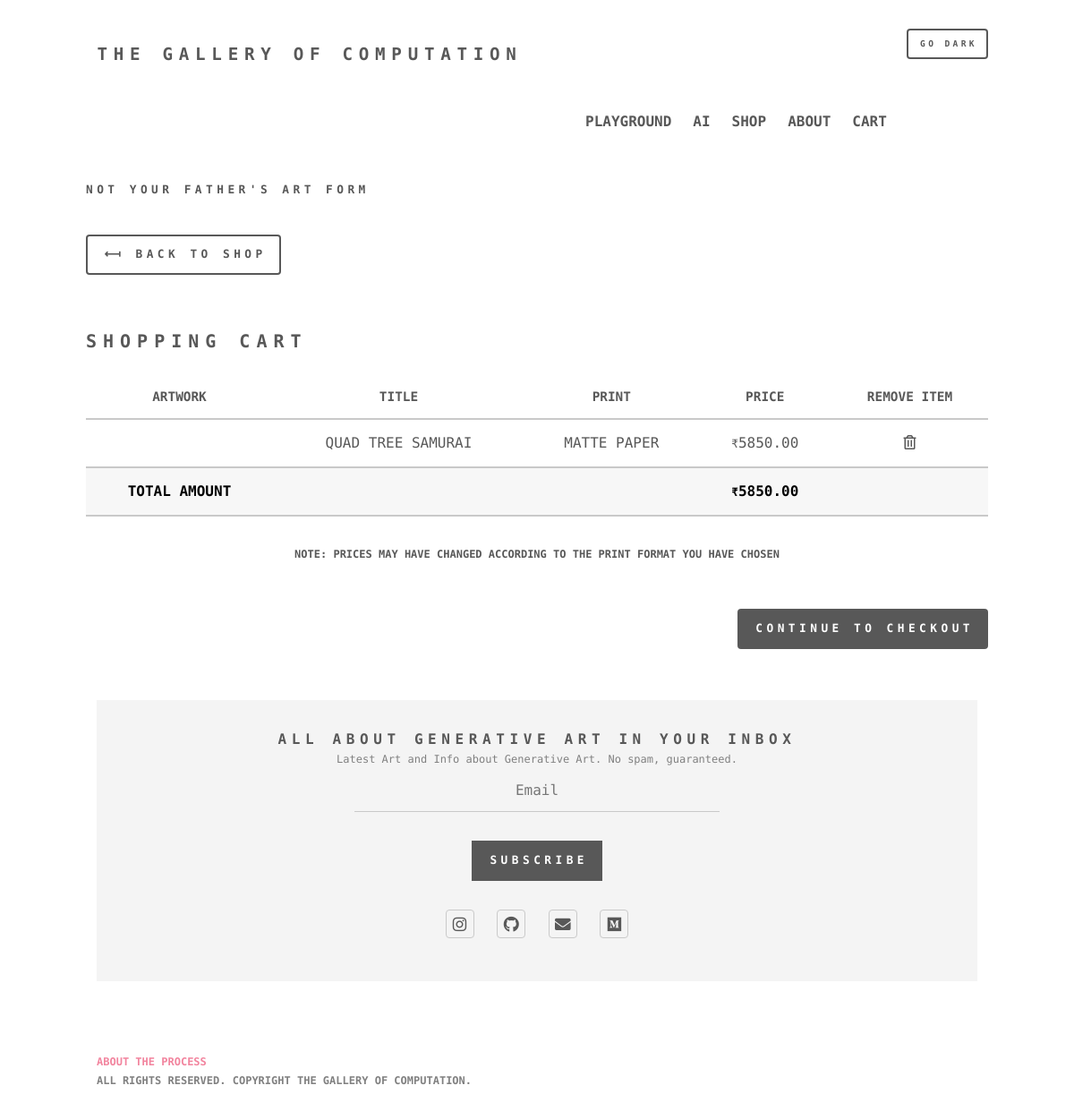
The app's page /cart/ (signed in) with its own data.
### shop/models.py (models this page shows, shortened)
class OrderItem(models.Model):
    product = models.ForeignKey(Product, on_delete=models.SET_NULL, blank=True, null=True)
    order = models.ForeignKey(Order, on_delete=models.SET_NULL, blank=True, null=True)
    date_ordered = models.DateTimeField(auto_now_add=True)
    signature_choices = (('Front', 'Front'), ('Back', 'Back'), ('None', 'None'))
    print_choices = (('Canvas', 'Canvas'), ('Matte Paper', 'Matte Paper'))
    printstyle = models.CharField(max_length=25, choices=print_choices, default='Canvas')
    signature = models.CharField(max_length=25, choices=signature_choices, default='Front')
    other = models.TextField(max_length=200, blank=True, null=True)
    @property
    def get_price(self):
        return self.product.price

class Product(models.Model):
    name = models.CharField(max_length=200, null=True)
    created = models.DateTimeField(default=datetime.datetime.now)
    price = models.FloatField()
    digital = models.BooleanField(default=False, null=True, blank=False)
    information = models.TextField(null=True, blank=False)
    sold = models.BooleanField(default=False)
    width = models.FloatField(default=16)
    height = models.FloatField(default=16)
    @property
    def get_default_image_url(self):
        try:
            images = list(self.productimage_set.filter(default_image=True))
            if images:
                return images[0].image.url
            return ''
        except Exception as e:
            print(f"Could not find the image url: {e}")
            return ''
    @property
    def get_canvas_factor(self):
        return 180
    @property
    def get_canvas_increment(self):
        return ((self.width + 6) // 12 * (self.height + 6) // 12) * self.get_canvas_factor

class Order(models.Model):
    customer = models.ForeignKey(Customer, on_delete=models.SET_NULL, blank=True, null=True)
    date_ordered = models.DateTimeField(auto_now_add=True)
    complete = models.BooleanField(default=False, null=True, blank=False)
    transaction_id = models.CharField(max_length=200, null=True)
    @property
    def get_cart_total(self):
        return sum(
            [item.get_price + (item.printstyle.lower() == 'canvas') * item.product.get_canvas_increment for item in
             self.orderitem_set.all()])

### shop/views.py (the view)
# urls.py: path('cart/', views.cart, name='cart'),
def cart(request):
    if request.user.is_authenticated:
        customer = Customer.objects.all().filter(user=request.user)[0]
    else:
        customer = Customer.objects.all().filter(name='anon' + str(request.session.session_key))[0]
    order, created = Order.objects.get_or_create(customer=customer, complete=False)
    items = list(order.orderitem_set.all())
    for item in items:
        if item.product.sold:
            order.orderitem_set.get(id=item.id).delete()
        elif item.printstyle.lower() == 'canvas':
            item.product.price += item.product.get_canvas_increment
    context = {'items': items, 'order': order, 'page_title': "Cart: The Gallery of Computation"}
    return render(request, 'shop/cart.html', context)

### shop/forms.py
class NewsletterForm(ModelForm):
    class Meta:
        model = NewsLetterEmail
        fields = ['email']
        widgets = {'email': forms.TextInput(attrs={
            'type': 'email',
            'name': 'email',
            'placeholder': 'Email',
            'class': 'email_footer'
        })}

### shop/context_processors.py (called while the page is built)
def newsletter_form(request):
    return {'newsletter_form': NewsletterForm()}

### shop/Templates/shop/cart.html (shortened to what this page needs)
{% extends 'shop/main.html' %}
{% load static %}
{% block content %}
    <header>
        <a href="{% url 'shop' %}" class="button">&#10235; back to shop</a>
        {% if not items %}
            <script src="https://cdn.jsdelivr.net/npm/p5@1.0.0/lib/p5.js"></script>
            <script src="{% static 'js/rainSketch.js' %}"></script>
            <h2 style="text-align: center!important;">Empty Cart!</h2>
            <div class="aln-center" style="text-align: center;">
                <img src="https://upload.wikimedia.org/wikipedia/commons/thumb/c/c5/Edvard_Munch%2C_1893%2C_The_Scream%2C_oil%2C_tempera_and_pastel_on_cardboard%2C_91_x_73_cm%2C_National_Gallery_of_Norway.jpg/960px-Edvard_Munch%2C_1893%2C_The_Scream%2C_oil%2C_tempera_and_pastel_on_cardboard%2C_91_x_73_cm%2C_National_Gallery_of_Norway.jpg"
                     alt="" style="height: 30em;">
                <p class="description-para" style="font-size: 0.75em">
                    <b>The Scream, Edvard Munch</b>
                </p>
            </div>
        {% else %}
            <h2 style="margin-top: 2.5em; margin-bottom: 1.75em; font-size: 1.25em;">Shopping Cart</h2>
            <div class="table-wrapper">
                <table>
                    <thead>
                    <tr>
                        <th>Artwork</th>
                        <th>Title</th>
                        <th>Print</th>
                        <th>Price</th>
                        <th>Remove Item</th>
                    </tr>
                    </thead>
                    <tbody>
                    {% for item in items %}
                        <tr>
                            <td></td>
                            <td>{{ item.product.name }}</td>
                            <td>{{ item.printstyle }}</td>
                            <td><span style="font-size: 0.8em">₹</span>{{ item.product.price|floatformat:2 }}</td>
                            <td><a href="{% url 'delete_item_cart' item.product.id %}"
                                   class="icon style1  far fa-trash-alt" aria-hidden="true"></a>
                            </td>
                        </tr>
                    {% endfor %}
                    </tbody>
                    <tfoot>
                    <tr>
                        <td colspan="1">Total Amount</td>
                        <td colspan="2"></td>
                        <td><span style="font-size: 0.8em">₹</span>{{ order.get_cart_total|floatformat:2 }}</td>
                        <td></td>
                    </tr>
                    </tfoot>
                </table>
                <p style="font-size: 0.75em; text-transform: uppercase; text-align: center"><b>Note: Prices may have
                    changed according to the print format you have chosen</b></p>
            </div>
            <a href="{% url 'checkout' %}" class="button primary" style="float: right; margin-top: 2em;">Continue to
                Checkout</a>
        {% endif %}
    </header>
{% endblock content %}

### static/css/dark_theme.css (style rules this page uses)
html { background-color: #0e1011 !important; }
html, body, input, textarea, select, button { background-color: #0e1011; }
html, body, input, textarea, select, button { border-color: #72695b; color: #f2f0ed; }
a { color: #2b93ff; }
table { border-color: #50575b; }
::placeholder { color: #b7afa4; }
:root { --darkreader-neutral-background: #080a0b; --darkreader-neutral-text: #e1dcd7; --darkreader-selection-background: #0048ae; --darkreader-selection-text: #f2f0ed; }
html, body, div, span, applet, object, iframe, h1, h2, h3, h4, h5, h6, p, blockquote, pre, a, abbr, acronym, address, big, cite, code, del, dfn, em, img, ins, kbd, q, s, samp, small, strike, strong, sub, sup, tt, var, b, u, i, center, dl, dt, dd, ol, ul, li, fieldset, form, label, legend, table, caption, tbody, tfoot, thead, tr, th, td, article, aside, canvas, details, embed, figure, figcaption, footer, header, hgroup, menu, nav, output, ruby, section, summary, time, mark, audio, video { border-color: initial; }
body { background-image: initial; background-color: rgb(14, 16, 17); }
body, input, select, textarea { color: rgb(181, 174, 162); }
a { text-decoration-color: initial; color: rgb(181, 174, 162); }
.icon { text-decoration-color: initial; border-bottom-color: initial; }
input[type="text"], input[type="password"], input[type="email"], input[type="tel"], select, textarea { background-color: transparent; border-top-color: initial; border-right-color: initial; border-left-color: initial; border-bottom-color: rgb(57, 63, 65); color: inherit; outline-color: initial; text-decoration-color: initial; }
input[type="text"]:invalid, input[type="password"]:invalid, input[type="email"]:invalid, input[type="tel"]:invalid, select:invalid, textarea:invalid { box-shadow: none; }
table tbody tr { border-top-color: rgb(57, 63, 65); border-bottom-color: rgb(57, 63, 65); border-left-color: initial; border-right-color: initial; }
table thead { border-bottom-color: rgb(57, 63, 65); }
table tfoot { background-color: rgba(83, 91, 95, 0.07); color: rgb(242, 240, 237); border-top-color: rgb(57, 63, 65); border-bottom-color: rgb(57, 63, 65); }
input[type="submit"], input[type="reset"], input[type="button"], button, .button { background-color: transparent; border-color: initial; box-shadow: rgb(60, 66, 70) 0px 0px 0px 2px inset; text-decoration-color: initial; color: rgb(181, 174, 162) !important; }
input[type="submit"].primary, input[type="reset"].primary, input[type="button"].primary, button.primary, .button.primary { box-shadow: none; background-color: rgb(60, 66, 70); color: rgb(242, 240, 237) !important; }
::placeholder { opacity: 0.5 !important; }

### records on screen
OrderItem: product.name "QUAD TREE SAMURAI", printstyle "MATTE PAPER", product.price "5850.00"
Order: get_cart_total "5850.00"
